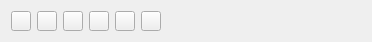
<?xml version="1.0" encoding="UTF-8"?>
<ui version="4.0">
 <class>MusicControlInterface</class>
 <widget class="QWidget" name="MusicControlInterface">
  <property name="geometry">
   <rect>
    <x>0</x>
    <y>0</y>
    <width>372</width>
    <height>40</height>
   </rect>
  </property>
  <property name="windowTitle">
   <string>Form</string>
  </property>
  <layout class="QHBoxLayout" name="horizontalLayout_2">
   <item>
    <layout class="QHBoxLayout" name="horizontalLayout">
     <item>
      <widget class="QPushButton" name="pushButtonPrevious">
       <property name="minimumSize">
        <size>
         <width>20</width>
         <height>20</height>
        </size>
       </property>
       <property name="maximumSize">
        <size>
         <width>20</width>
         <height>20</height>
        </size>
       </property>
       <property name="text">
        <string/>
       </property>
       <property name="icon">
        <iconset resource="../resources/myres.qrc">
         <normaloff>:/previous.png</normaloff>:/previous.png</iconset>
       </property>
      </widget>
     </item>
     <item>
      <widget class="QPushButton" name="pushButtonRewindLeft">
       <property name="maximumSize">
        <size>
         <width>20</width>
         <height>20</height>
        </size>
       </property>
       <property name="text">
        <string/>
       </property>
       <property name="icon">
        <iconset resource="../resources/myres.qrc">
         <normaloff>:/rewind_left.png</normaloff>:/rewind_left.png</iconset>
       </property>
      </widget>
     </item>
     <item>
      <widget class="QPushButton" name="pushButtonStop">
       <property name="maximumSize">
        <size>
         <width>20</width>
         <height>20</height>
        </size>
       </property>
       <property name="text">
        <string/>
       </property>
       <property name="icon">
        <iconset resource="../resources/myres.qrc">
         <normaloff>:/stop.png</normaloff>:/stop.png</iconset>
       </property>
      </widget>
     </item>
     <item>
      <widget class="QPushButton" name="pushButtonPlayPause">
       <property name="maximumSize">
        <size>
         <width>20</width>
         <height>20</height>
        </size>
       </property>
       <property name="text">
        <string/>
       </property>
       <property name="icon">
        <iconset resource="../resources/myres.qrc">
         <normaloff>:/play.png</normaloff>:/play.png</iconset>
       </property>
      </widget>
     </item>
     <item>
      <widget class="QPushButton" name="pushButtonRewindRight">
       <property name="maximumSize">
        <size>
         <width>20</width>
         <height>20</height>
        </size>
       </property>
       <property name="text">
        <string/>
       </property>
       <property name="icon">
        <iconset resource="../resources/myres.qrc">
         <normaloff>:/rewind_right.png</normaloff>:/rewind_right.png</iconset>
       </property>
      </widget>
     </item>
     <item>
      <widget class="QPushButton" name="pushButtonNext">
       <property name="maximumSize">
        <size>
         <width>20</width>
         <height>20</height>
        </size>
       </property>
       <property name="text">
        <string/>
       </property>
       <property name="icon">
        <iconset resource="../resources/myres.qrc">
         <normaloff>:/next.png</normaloff>:/next.png</iconset>
       </property>
      </widget>
     </item>
     <item>
      <spacer name="horizontalSpacer">
       <property name="orientation">
        <enum>Qt::Horizontal</enum>
       </property>
       <property name="sizeHint" stdset="0">
        <size>
         <width>40</width>
         <height>20</height>
        </size>
       </property>
      </spacer>
     </item>
     <item>
      <widget class="QLabel" name="currentTrack">
       <property name="minimumSize">
        <size>
         <width>150</width>
         <height>0</height>
        </size>
       </property>
       <property name="text">
        <string/>
       </property>
       <property name="textFormat">
        <enum>Qt::AutoText</enum>
       </property>
      </widget>
     </item>
    </layout>
   </item>
  </layout>
 </widget>
 <resources>
  <include location="../resources/myres.qrc"/>
 </resources>
 <connections/>
</ui>
